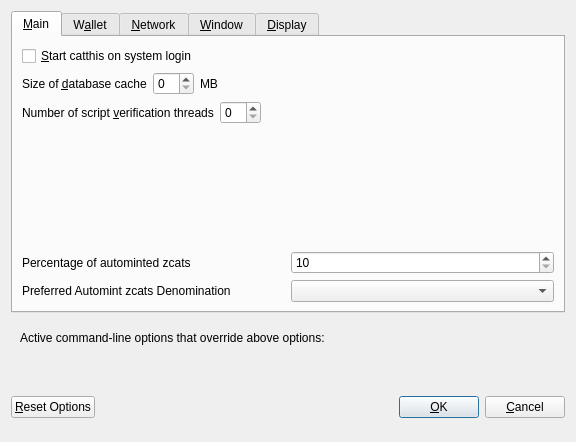
<?xml version="1.0" encoding="UTF-8"?>
<ui version="4.0">
 <class>OptionsDialog</class>
 <widget class="QDialog" name="OptionsDialog">
  <property name="geometry">
   <rect>
    <x>0</x>
    <y>0</y>
    <width>576</width>
    <height>442</height>
   </rect>
  </property>
  <property name="windowTitle">
   <string>Options</string>
  </property>
  <property name="modal">
   <bool>true</bool>
  </property>
  <layout class="QVBoxLayout" name="verticalLayout">
   <item>
    <widget class="QTabWidget" name="tabWidget">
     <property name="currentIndex">
      <number>0</number>
     </property>
     <widget class="QWidget" name="tabMain">
      <attribute name="title">
       <string>&amp;Main</string>
      </attribute>
      <layout class="QVBoxLayout" name="verticalLayout_Main">
       <item>
        <widget class="QCheckBox" name="bitcoinAtStartup">
         <property name="toolTip">
          <string>Automatically start catthis after logging in to the system.</string>
         </property>
         <property name="text">
          <string>&amp;Start catthis on system login</string>
         </property>
        </widget>
       </item>
       <item>
        <layout class="QHBoxLayout" name="horizontalLayout_2_Main">
         <item>
          <widget class="QLabel" name="databaseCacheLabel">
           <property name="text">
            <string>Size of &amp;database cache</string>
           </property>
           <property name="textFormat">
            <enum>Qt::PlainText</enum>
           </property>
           <property name="buddy">
            <cstring>databaseCache</cstring>
           </property>
          </widget>
         </item>
         <item>
          <widget class="QSpinBox" name="databaseCache"/>
         </item>
         <item>
          <widget class="QLabel" name="databaseCacheUnitLabel">
           <property name="text">
            <string>MB</string>
           </property>
           <property name="textFormat">
            <enum>Qt::PlainText</enum>
           </property>
          </widget>
         </item>
         <item>
          <spacer name="horizontalSpacer_2_Main">
           <property name="orientation">
            <enum>Qt::Horizontal</enum>
           </property>
           <property name="sizeHint" stdset="0">
            <size>
             <width>40</width>
             <height>20</height>
            </size>
           </property>
          </spacer>
         </item>
        </layout>
       </item>
       <item>
        <layout class="QHBoxLayout" name="horizontalLayout_3_Main">
         <item>
          <widget class="QLabel" name="threadsScriptVerifLabel">
           <property name="text">
            <string>Number of script &amp;verification threads</string>
           </property>
           <property name="textFormat">
            <enum>Qt::PlainText</enum>
           </property>
           <property name="buddy">
            <cstring>threadsScriptVerif</cstring>
           </property>
          </widget>
         </item>
         <item>
          <widget class="QSpinBox" name="threadsScriptVerif">
           <property name="toolTip">
            <string>(0 = auto, &lt;0 = leave that many cores free)</string>
           </property>
          </widget>
         </item>
         <item>
          <spacer name="horizontalSpacer_3_Main">
           <property name="orientation">
            <enum>Qt::Horizontal</enum>
           </property>
           <property name="sizeHint" stdset="0">
            <size>
             <width>40</width>
             <height>20</height>
            </size>
           </property>
          </spacer>
         </item>
        </layout>
       </item>
       <item>
        <spacer name="verticalSpacer_2">
         <property name="orientation">
          <enum>Qt::Vertical</enum>
         </property>
         <property name="sizeHint" stdset="0">
          <size>
           <width>20</width>
           <height>40</height>
          </size>
         </property>
        </spacer>
       </item>
       <item>
        <layout class="QHBoxLayout" name="horizontalLayout_3">
         <item>
          <widget class="QLabel" name="percentage_label">
           <property name="toolTip">
            <string>Percentage of incoming catthis which get automatically converted to zcats via Zerocoin Protocol (min: 10%)</string>
           </property>
           <property name="text">
            <string>Percentage of autominted zcats</string>
           </property>
          </widget>
         </item>
         <item>
          <widget class="QSpinBox" name="zeromintPercentage">
           <property name="minimum">
            <number>10</number>
           </property>
           <property name="maximum">
            <number>100</number>
           </property>
          </widget>
         </item>
        </layout>
       </item>
       <item>
        <layout class="QHBoxLayout" name="horizontalLayout" stretch="0,0">
         <property name="sizeConstraint">
          <enum>QLayout::SetFixedSize</enum>
         </property>
         <item>
          <widget class="QLabel" name="labelPreferredDenom">
           <property name="maximumSize">
            <size>
             <width>16777215</width>
             <height>16777215</height>
            </size>
           </property>
           <property name="toolTip">
            <string>Wait with automatic conversion to Zerocoin until enough catthis for this denomination is available</string>
           </property>
           <property name="text">
            <string>Preferred Automint zcats Denomination</string>
           </property>
          </widget>
         </item>
         <item>
          <widget class="QComboBox" name="preferredDenom">
           <property name="maximumSize">
            <size>
             <width>16777215</width>
             <height>27</height>
            </size>
           </property>
           <property name="toolTip">
            <string>Wait with automatic conversion to Zerocoin until enough catthis for this denomination is available</string>
           </property>
           <property name="maxVisibleItems">
            <number>9</number>
           </property>
           <property name="maxCount">
            <number>9</number>
           </property>
          </widget>
         </item>
        </layout>
       </item>
      </layout>
     </widget>
     <widget class="QWidget" name="tabWallet">
      <attribute name="title">
       <string>W&amp;allet</string>
      </attribute>
      <layout class="QVBoxLayout" name="verticalLayout_Wallet">
       <item>
        <widget class="QGroupBox" name="groupBox">
         <property name="title">
          <string>Expert</string>
         </property>
         <layout class="QVBoxLayout" name="verticalLayout_2">
          <item>
           <widget class="QCheckBox" name="coinControlFeatures">
            <property name="toolTip">
             <string>Whether to show coin control features or not.</string>
            </property>
            <property name="text">
             <string>Enable coin &amp;control features</string>
            </property>
           </widget>
          </item>
          <item>
           <widget class="QCheckBox" name="showMasternodesTab">
            <property name="toolTip">
             <string>Show additional tab listing all your masternodes in first sub-tab&lt;br/&gt;and all masternodes on the network in second sub-tab.</string>
            </property>
            <property name="text">
             <string>Show Masternodes Tab</string>
            </property>
           </widget>
          </item>
          <item>
           <widget class="QCheckBox" name="spendZeroConfChange">
            <property name="toolTip">
             <string>If you disable the spending of unconfirmed change, the change from a transaction&lt;br/&gt;cannot be used until that transaction has at least one confirmation.&lt;br/&gt;This also affects how your balance is computed.</string>
            </property>
            <property name="text">
             <string>&amp;Spend unconfirmed change</string>
            </property>
           </widget>
          </item>
         </layout>
        </widget>
       </item>
       <item>
        <spacer name="verticalSpacer_Wallet">
         <property name="orientation">
          <enum>Qt::Vertical</enum>
         </property>
         <property name="sizeHint" stdset="0">
          <size>
           <width>20</width>
           <height>40</height>
          </size>
         </property>
        </spacer>
       </item>
      </layout>
     </widget>
     <widget class="QWidget" name="tabNetwork">
      <attribute name="title">
       <string>&amp;Network</string>
      </attribute>
      <layout class="QVBoxLayout" name="verticalLayout_Network">
       <item>
        <widget class="QCheckBox" name="mapPortUpnp">
         <property name="toolTip">
          <string>Automatically open the catthis client port on the router. This only works when your router supports UPnP and it is enabled.</string>
         </property>
         <property name="text">
          <string>Map port using &amp;UPnP</string>
         </property>
        </widget>
       </item>
       <item>
        <widget class="QCheckBox" name="allowIncoming">
         <property name="toolTip">
          <string>Accept connections from outside</string>
         </property>
         <property name="text">
          <string>Allow incoming connections</string>
         </property>
        </widget>
       </item>
       <item>
        <widget class="QCheckBox" name="connectSocks">
         <property name="toolTip">
          <string>Connect to the catthis network through a SOCKS5 proxy.</string>
         </property>
         <property name="text">
          <string>&amp;Connect through SOCKS5 proxy (default proxy):</string>
         </property>
        </widget>
       </item>
       <item>
        <layout class="QHBoxLayout" name="horizontalLayout_1_Network">
         <item>
          <widget class="QLabel" name="proxyIpLabel">
           <property name="text">
            <string>Proxy &amp;IP:</string>
           </property>
           <property name="textFormat">
            <enum>Qt::PlainText</enum>
           </property>
           <property name="buddy">
            <cstring>proxyIp</cstring>
           </property>
          </widget>
         </item>
         <item>
          <widget class="QValidatedLineEdit" name="proxyIp">
           <property name="minimumSize">
            <size>
             <width>140</width>
             <height>0</height>
            </size>
           </property>
           <property name="maximumSize">
            <size>
             <width>140</width>
             <height>16777215</height>
            </size>
           </property>
           <property name="toolTip">
            <string>IP address of the proxy (e.g. IPv4: 127.0.0.1 / IPv6: ::1)</string>
           </property>
          </widget>
         </item>
         <item>
          <widget class="QLabel" name="proxyPortLabel">
           <property name="text">
            <string>&amp;Port:</string>
           </property>
           <property name="textFormat">
            <enum>Qt::PlainText</enum>
           </property>
           <property name="buddy">
            <cstring>proxyPort</cstring>
           </property>
          </widget>
         </item>
         <item>
          <widget class="QLineEdit" name="proxyPort">
           <property name="minimumSize">
            <size>
             <width>55</width>
             <height>0</height>
            </size>
           </property>
           <property name="maximumSize">
            <size>
             <width>55</width>
             <height>16777215</height>
            </size>
           </property>
           <property name="toolTip">
            <string>Port of the proxy (e.g. 9050)</string>
           </property>
          </widget>
         </item>
         <item>
          <spacer name="horizontalSpacer_1_Network">
           <property name="orientation">
            <enum>Qt::Horizontal</enum>
           </property>
           <property name="sizeHint" stdset="0">
            <size>
             <width>40</width>
             <height>20</height>
            </size>
           </property>
          </spacer>
         </item>
        </layout>
       </item>
       <item>
        <spacer name="verticalSpacer_Network">
         <property name="orientation">
          <enum>Qt::Vertical</enum>
         </property>
         <property name="sizeHint" stdset="0">
          <size>
           <width>20</width>
           <height>40</height>
          </size>
         </property>
        </spacer>
       </item>
      </layout>
     </widget>
     <widget class="QWidget" name="tabWindow">
      <attribute name="title">
       <string>&amp;Window</string>
      </attribute>
      <layout class="QVBoxLayout" name="verticalLayout_Window">
       <item>
        <widget class="QCheckBox" name="minimizeToTray">
         <property name="toolTip">
          <string>Show only a tray icon after minimizing the window.</string>
         </property>
         <property name="text">
          <string>&amp;Minimize to the tray instead of the taskbar</string>
         </property>
        </widget>
       </item>
       <item>
        <widget class="QCheckBox" name="minimizeOnClose">
         <property name="toolTip">
          <string>Minimize instead of exit the application when the window is closed. When this option is enabled, the application will be closed only after selecting Quit in the menu.</string>
         </property>
         <property name="text">
          <string>M&amp;inimize on close</string>
         </property>
        </widget>
       </item>
       <item>
        <spacer name="verticalSpacer_Window">
         <property name="orientation">
          <enum>Qt::Vertical</enum>
         </property>
         <property name="sizeHint" stdset="0">
          <size>
           <width>20</width>
           <height>40</height>
          </size>
         </property>
        </spacer>
       </item>
      </layout>
     </widget>
     <widget class="QWidget" name="tabDisplay">
      <attribute name="title">
       <string>&amp;Display</string>
      </attribute>
      <layout class="QVBoxLayout" name="verticalLayout_Display">
       <item>
        <layout class="QHBoxLayout" name="horizontalLayout_1_Display">
         <item>
          <widget class="QLabel" name="langLabel">
           <property name="text">
            <string>User Interface &amp;language:</string>
           </property>
           <property name="textFormat">
            <enum>Qt::PlainText</enum>
           </property>
           <property name="buddy">
            <cstring>lang</cstring>
           </property>
          </widget>
         </item>
         <item>
          <widget class="QValueComboBox" name="lang">
           <property name="toolTip">
            <string>The user interface language can be set here. This setting will take effect after restarting catthis.</string>
           </property>
          </widget>
         </item>
        </layout>
       </item>
       <item>
        <widget class="QLabel" name="label_3">
         <property name="toolTip">
          <string notr="true"/>
         </property>
         <property name="statusTip">
          <string notr="true"/>
         </property>
         <property name="whatsThis">
          <string notr="true"/>
         </property>
         <property name="accessibleName">
          <string notr="true"/>
         </property>
         <property name="text">
          <string>Language missing or translation incomplete? Help contributing translations here:
https://www.transifex.com/catthis-project/catthis-project-translations</string>
         </property>
         <property name="wordWrap">
          <bool>true</bool>
         </property>
         <property name="openExternalLinks">
          <bool>true</bool>
         </property>
         <property name="textInteractionFlags">
          <set>Qt::TextBrowserInteraction</set>
         </property>
        </widget>
       </item>
       <item>
        <layout class="QHBoxLayout" name="horizontalLayout_4_Display" stretch="0,0">
         <item>
          <widget class="QLabel" name="themeLabel">
           <property name="text">
            <string>User Interface Theme:</string>
           </property>
          </widget>
         </item>
         <item>
          <widget class="QValueComboBox" name="theme"/>
         </item>
        </layout>
       </item>
       <item>
        <widget class="Line" name="line">
         <property name="orientation">
          <enum>Qt::Horizontal</enum>
         </property>
        </widget>
       </item>
       <item>
        <layout class="QHBoxLayout" name="horizontalLayout_2_Display">
         <item>
          <widget class="QLabel" name="unitLabel">
           <property name="text">
            <string>&amp;Unit to show amounts in:</string>
           </property>
           <property name="textFormat">
            <enum>Qt::PlainText</enum>
           </property>
           <property name="buddy">
            <cstring>unit</cstring>
           </property>
          </widget>
         </item>
         <item>
          <widget class="QValueComboBox" name="unit">
           <property name="toolTip">
            <string>Choose the default subdivision unit to show in the interface and when sending coins.</string>
           </property>
          </widget>
         </item>
        </layout>
       </item>
       <item>
        <layout class="QHBoxLayout" name="horizontalLayout_5_Display">
         <item>
          <widget class="QLabel" name="digitsLabel">
           <property name="text">
            <string>Decimal digits</string>
           </property>
          </widget>
         </item>
         <item>
          <widget class="QValueComboBox" name="digits"/>
         </item>
        </layout>
       </item>
       <item>
        <layout class="QHBoxLayout" name="horizontalLayout_3_Display">
         <item>
          <widget class="QLabel" name="thirdPartyTxUrlsLabel">
           <property name="toolTip">
            <string>Third party URLs (e.g. a block explorer) that appear in the transactions tab as context menu items. %s in the URL is replaced by transaction hash. Multiple URLs are separated by vertical bar |.</string>
           </property>
           <property name="text">
            <string>Third party transaction URLs</string>
           </property>
           <property name="buddy">
            <cstring>thirdPartyTxUrls</cstring>
           </property>
          </widget>
         </item>
         <item>
          <widget class="QLineEdit" name="thirdPartyTxUrls">
           <property name="toolTip">
            <string>Third party URLs (e.g. a block explorer) that appear in the transactions tab as context menu items. %s in the URL is replaced by transaction hash. Multiple URLs are separated by vertical bar |.</string>
           </property>
          </widget>
         </item>
        </layout>
       </item>
       <item>
        <spacer name="verticalSpacer">
         <property name="orientation">
          <enum>Qt::Vertical</enum>
         </property>
         <property name="sizeHint" stdset="0">
          <size>
           <width>20</width>
           <height>40</height>
          </size>
         </property>
        </spacer>
       </item>
      </layout>
     </widget>
    </widget>
   </item>
   <item>
    <widget class="QFrame" name="frame">
     <layout class="QVBoxLayout" name="verticalLayout_Bottom">
      <item>
       <layout class="QHBoxLayout" name="horizontalLayout_Bottom">
        <item>
         <widget class="QLabel" name="overriddenByCommandLineInfoLabel">
          <property name="text">
           <string>Active command-line options that override above options:</string>
          </property>
          <property name="textFormat">
           <enum>Qt::PlainText</enum>
          </property>
         </widget>
        </item>
        <item>
         <spacer name="horizontalSpacer_Bottom">
          <property name="orientation">
           <enum>Qt::Horizontal</enum>
          </property>
          <property name="sizeHint" stdset="0">
           <size>
            <width>40</width>
            <height>20</height>
           </size>
          </property>
         </spacer>
        </item>
       </layout>
      </item>
      <item>
       <widget class="QLabel" name="overriddenByCommandLineLabel">
        <property name="text">
         <string/>
        </property>
        <property name="textFormat">
         <enum>Qt::PlainText</enum>
        </property>
        <property name="wordWrap">
         <bool>true</bool>
        </property>
       </widget>
      </item>
     </layout>
    </widget>
   </item>
   <item>
    <layout class="QHBoxLayout" name="horizontalLayout_Buttons">
     <item>
      <widget class="QPushButton" name="resetButton">
       <property name="toolTip">
        <string>Reset all client options to default.</string>
       </property>
       <property name="text">
        <string>&amp;Reset Options</string>
       </property>
       <property name="autoDefault">
        <bool>false</bool>
       </property>
      </widget>
     </item>
     <item>
      <spacer name="horizontalSpacer_1">
       <property name="orientation">
        <enum>Qt::Horizontal</enum>
       </property>
       <property name="sizeHint" stdset="0">
        <size>
         <width>40</width>
         <height>48</height>
        </size>
       </property>
      </spacer>
     </item>
     <item>
      <widget class="QLabel" name="statusLabel">
       <property name="minimumSize">
        <size>
         <width>200</width>
         <height>0</height>
        </size>
       </property>
       <property name="font">
        <font>
         <weight>75</weight>
         <bold>true</bold>
        </font>
       </property>
       <property name="text">
        <string/>
       </property>
       <property name="textFormat">
        <enum>Qt::PlainText</enum>
       </property>
       <property name="wordWrap">
        <bool>true</bool>
       </property>
      </widget>
     </item>
     <item>
      <spacer name="horizontalSpacer_2">
       <property name="orientation">
        <enum>Qt::Horizontal</enum>
       </property>
       <property name="sizeHint" stdset="0">
        <size>
         <width>40</width>
         <height>48</height>
        </size>
       </property>
      </spacer>
     </item>
     <item>
      <widget class="QPushButton" name="okButton">
       <property name="text">
        <string>&amp;OK</string>
       </property>
       <property name="autoDefault">
        <bool>false</bool>
       </property>
       <property name="default">
        <bool>true</bool>
       </property>
      </widget>
     </item>
     <item>
      <widget class="QPushButton" name="cancelButton">
       <property name="text">
        <string>&amp;Cancel</string>
       </property>
       <property name="autoDefault">
        <bool>false</bool>
       </property>
      </widget>
     </item>
    </layout>
   </item>
  </layout>
 </widget>
 <customwidgets>
  <customwidget>
   <class>QValidatedLineEdit</class>
   <extends>QLineEdit</extends>
   <header>qvalidatedlineedit.h</header>
  </customwidget>
  <customwidget>
   <class>QValueComboBox</class>
   <extends>QComboBox</extends>
   <header>qvaluecombobox.h</header>
  </customwidget>
 </customwidgets>
 <resources/>
 <connections/>
</ui>
